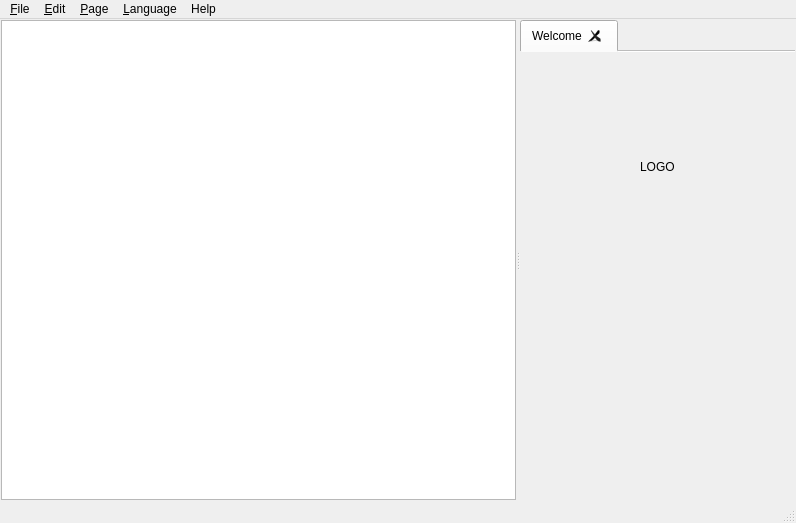
<?xml version="1.0" encoding="UTF-8"?>
<ui version="4.0">
 <class>MainWindow</class>
 <widget class="QMainWindow" name="MainWindow">
  <property name="geometry">
   <rect>
    <x>0</x>
    <y>0</y>
    <width>796</width>
    <height>523</height>
   </rect>
  </property>
  <property name="windowTitle">
   <string>Templates editor</string>
  </property>
  <widget class="QWidget" name="centralwidget">
   <layout class="QHBoxLayout" name="horizontalLayout_5">
    <property name="margin">
     <number>1</number>
    </property>
    <item>
     <widget class="QSplitter" name="splitter">
      <property name="orientation">
       <enum>Qt::Horizontal</enum>
      </property>
      <widget class="MainTreeView" name="mainTreeView">
       <property name="contextMenuPolicy">
        <enum>Qt::CustomContextMenu</enum>
       </property>
       <property name="acceptDrops">
        <bool>true</bool>
       </property>
       <property name="editTriggers">
        <set>QAbstractItemView::EditKeyPressed</set>
       </property>
       <property name="dragEnabled">
        <bool>true</bool>
       </property>
       <property name="dragDropMode">
        <enum>QAbstractItemView::DragDrop</enum>
       </property>
       <property name="sortingEnabled">
        <bool>true</bool>
       </property>
       <property name="animated">
        <bool>true</bool>
       </property>
      </widget>
      <widget class="QTabWidget" name="tabWidget">
       <property name="currentIndex">
        <number>0</number>
       </property>
       <property name="documentMode">
        <bool>true</bool>
       </property>
       <property name="tabsClosable">
        <bool>true</bool>
       </property>
       <property name="movable">
        <bool>true</bool>
       </property>
       <widget class="QWidget" name="tabWelcome">
        <attribute name="title">
         <string>Welcome</string>
        </attribute>
        <layout class="QVBoxLayout" name="verticalLayout_3">
         <item>
          <layout class="QHBoxLayout" name="horizontalLayout">
           <item>
            <spacer name="horizontalSpacer_2">
             <property name="orientation">
              <enum>Qt::Horizontal</enum>
             </property>
             <property name="sizeHint" stdset="0">
              <size>
               <width>40</width>
               <height>20</height>
              </size>
             </property>
            </spacer>
           </item>
           <item>
            <widget class="QLabel" name="img">
             <property name="text">
              <string>LOGO</string>
             </property>
            </widget>
           </item>
           <item>
            <spacer name="horizontalSpacer">
             <property name="orientation">
              <enum>Qt::Horizontal</enum>
             </property>
             <property name="sizeHint" stdset="0">
              <size>
               <width>40</width>
               <height>20</height>
              </size>
             </property>
            </spacer>
           </item>
          </layout>
         </item>
         <item>
          <widget class="QLabel" name="welcome_label">
           <property name="text">
            <string notr="true">&lt;!DOCTYPE HTML PUBLIC &quot;-//W3C//DTD HTML 4.0//EN&quot; &quot;http://www.w3.org/TR/REC-html40/strict.dtd&quot;&gt;
&lt;html&gt;&lt;head&gt;&lt;meta name=&quot;qrichtext&quot; content=&quot;1&quot; /&gt;&lt;style type=&quot;text/css&quot;&gt;
p, li { white-space: pre-wrap; }
&lt;/style&gt;&lt;/head&gt;&lt;body style=&quot; font-family:'Sans Serif'; font-size:9pt; font-weight:400; font-style:normal;&quot;&gt;
&lt;p style=&quot;-qt-paragraph-type:empty; margin-top:0px; margin-bottom:0px; margin-left:0px; margin-right:0px; -qt-block-indent:0; text-indent:0px; font-family:'Sans'; font-size:10pt;&quot;&gt;&lt;/p&gt;&lt;/body&gt;&lt;/html&gt;</string>
           </property>
           <property name="textFormat">
            <enum>Qt::RichText</enum>
           </property>
           <property name="alignment">
            <set>Qt::AlignLeading|Qt::AlignLeft|Qt::AlignTop</set>
           </property>
           <property name="wordWrap">
            <bool>true</bool>
           </property>
           <property name="openExternalLinks">
            <bool>true</bool>
           </property>
          </widget>
         </item>
        </layout>
       </widget>
      </widget>
     </widget>
    </item>
   </layout>
  </widget>
  <widget class="QMenuBar" name="menubar">
   <property name="geometry">
    <rect>
     <x>0</x>
     <y>0</y>
     <width>796</width>
     <height>23</height>
    </rect>
   </property>
   <widget class="QMenu" name="menu_File">
    <property name="title">
     <string>&amp;File</string>
    </property>
    <widget class="QMenu" name="menu_Special">
     <property name="title">
      <string>&amp;Special</string>
     </property>
     <addaction name="actionUpdate_syntax_coloration"/>
    </widget>
    <addaction name="action_Close"/>
    <addaction name="separator"/>
    <addaction name="menu_Special"/>
    <addaction name="action_Refresh_list"/>
    <addaction name="action_Preferences"/>
    <addaction name="separator"/>
    <addaction name="action_Logout"/>
    <addaction name="action_Quit"/>
   </widget>
   <widget class="QMenu" name="menu_Edit">
    <property name="title">
     <string>&amp;Edit</string>
    </property>
    <addaction name="actionUndo"/>
    <addaction name="actionC_ut"/>
    <addaction name="action_Copy"/>
    <addaction name="action_Paste"/>
    <addaction name="separator"/>
    <addaction name="actionFind"/>
    <addaction name="actionReplace"/>
    <addaction name="separator"/>
   </widget>
   <widget class="QMenu" name="menuPage">
    <property name="title">
     <string>&amp;Page</string>
    </property>
    <addaction name="action_NewPage"/>
    <addaction name="action_RenamePage"/>
    <addaction name="action_DeletePage"/>
    <addaction name="action_PageProperties"/>
    <addaction name="action_CompilePage"/>
    <addaction name="separator"/>
    <addaction name="action_NewTemplate"/>
    <addaction name="action_RenameTemplate"/>
    <addaction name="action_DeleteTemplate"/>
    <addaction name="action_TplProperties"/>
    <addaction name="separator"/>
    <addaction name="action_NewLanguage"/>
    <addaction name="action_ChangeLanguage"/>
    <addaction name="action_DeleteLanguage"/>
    <addaction name="separator"/>
    <addaction name="action_Save"/>
    <addaction name="separator"/>
    <addaction name="action_RenameFile"/>
    <addaction name="action_DeleteFile"/>
    <addaction name="separator"/>
    <addaction name="action_CreateDirectory"/>
    <addaction name="action_RenameDirectory"/>
    <addaction name="action_DeleteDirectory"/>
    <addaction name="separator"/>
    <addaction name="action_SaveServer"/>
    <addaction name="action_RestoreServer"/>
   </widget>
   <widget class="QMenu" name="menuHelp">
    <property name="title">
     <string>Help</string>
    </property>
    <addaction name="action_AboutTemplatesEditor"/>
    <addaction name="action_AboutQt"/>
   </widget>
   <widget class="QMenu" name="menu_Language">
    <property name="title">
     <string>&amp;Language</string>
    </property>
    <addaction name="action_English"/>
    <addaction name="action_French"/>
    <addaction name="action_Japanese"/>
   </widget>
   <addaction name="menu_File"/>
   <addaction name="menu_Edit"/>
   <addaction name="menuPage"/>
   <addaction name="menu_Language"/>
   <addaction name="menuHelp"/>
  </widget>
  <widget class="QStatusBar" name="statusbar"/>
  <action name="action_Refresh_list">
   <property name="text">
    <string>&amp;Refresh list</string>
   </property>
  </action>
  <action name="action_Quit">
   <property name="text">
    <string>&amp;Quit</string>
   </property>
   <property name="shortcut">
    <string>Ctrl+Q</string>
   </property>
  </action>
  <action name="action_TplProperties">
   <property name="checkable">
    <bool>false</bool>
   </property>
   <property name="checked">
    <bool>false</bool>
   </property>
   <property name="text">
    <string>Template Properties</string>
   </property>
   <property name="shortcut">
    <string>Ctrl+T</string>
   </property>
  </action>
  <action name="action_Save">
   <property name="text">
    <string>&amp;Save</string>
   </property>
   <property name="shortcut">
    <string>Ctrl+S</string>
   </property>
  </action>
  <action name="actionC_ut">
   <property name="text">
    <string>C&amp;ut</string>
   </property>
   <property name="shortcut">
    <string>Ctrl+X</string>
   </property>
  </action>
  <action name="action_Copy">
   <property name="text">
    <string>&amp;Copy</string>
   </property>
   <property name="shortcut">
    <string>Ctrl+C</string>
   </property>
  </action>
  <action name="action_Paste">
   <property name="text">
    <string>&amp;Paste</string>
   </property>
   <property name="shortcut">
    <string>Ctrl+V</string>
   </property>
  </action>
  <action name="actionUndo">
   <property name="text">
    <string>Undo</string>
   </property>
   <property name="shortcut">
    <string>Ctrl+Z</string>
   </property>
  </action>
  <action name="actionFind">
   <property name="text">
    <string>&amp;Find</string>
   </property>
   <property name="shortcut">
    <string>Ctrl+F</string>
   </property>
   <property name="autoRepeat">
    <bool>false</bool>
   </property>
  </action>
  <action name="actionReplace">
   <property name="text">
    <string>&amp;Replace</string>
   </property>
   <property name="shortcut">
    <string>Ctrl+Shift+R</string>
   </property>
  </action>
  <action name="action_NewPage">
   <property name="icon">
    <iconset>
     <normaloff>:/images/script__plus.png</normaloff>:/images/script__plus.png</iconset>
   </property>
   <property name="text">
    <string>&amp;New page</string>
   </property>
  </action>
  <action name="action_NewTemplate">
   <property name="icon">
    <iconset>
     <normaloff>:/images/puzzle_plus.png</normaloff>:/images/puzzle_plus.png</iconset>
   </property>
   <property name="text">
    <string>New template</string>
   </property>
  </action>
  <action name="action_DeletePage">
   <property name="icon">
    <iconset>
     <normaloff>:/images/script__minus.png</normaloff>:/images/script__minus.png</iconset>
   </property>
   <property name="text">
    <string>&amp;Delete page</string>
   </property>
  </action>
  <action name="action_PageProperties">
   <property name="checkable">
    <bool>false</bool>
   </property>
   <property name="checked">
    <bool>false</bool>
   </property>
   <property name="text">
    <string>Page &amp;Properties</string>
   </property>
   <property name="shortcut">
    <string>Ctrl+P</string>
   </property>
  </action>
  <action name="action_DeleteTemplate">
   <property name="icon">
    <iconset>
     <normaloff>:/images/puzzle_minus.png</normaloff>:/images/puzzle_minus.png</iconset>
   </property>
   <property name="text">
    <string>Delete template</string>
   </property>
  </action>
  <action name="actionUpdate_syntax_coloration">
   <property name="text">
    <string>Update syntax coloration</string>
   </property>
  </action>
  <action name="action_Close">
   <property name="text">
    <string>&amp;Close</string>
   </property>
   <property name="shortcut">
    <string>Ctrl+W</string>
   </property>
  </action>
  <action name="action_NewLanguage">
   <property name="text">
    <string>New language</string>
   </property>
  </action>
  <action name="action_DeleteLanguage">
   <property name="text">
    <string>Delete language</string>
   </property>
  </action>
  <action name="action_RenamePage">
   <property name="icon">
    <iconset>
     <normaloff>:/images/script__pencil.png</normaloff>:/images/script__pencil.png</iconset>
   </property>
   <property name="text">
    <string>Rename page</string>
   </property>
  </action>
  <action name="action_RenameTemplate">
   <property name="icon">
    <iconset>
     <normaloff>:/images/puzzle_pencil.png</normaloff>:/images/puzzle_pencil.png</iconset>
   </property>
   <property name="text">
    <string>Rename template</string>
   </property>
  </action>
  <action name="action_RenameFile">
   <property name="icon">
    <iconset>
     <normaloff>:/images/notebook_pencil.png</normaloff>:/images/notebook_pencil.png</iconset>
   </property>
   <property name="text">
    <string>Rename file</string>
   </property>
  </action>
  <action name="action_DeleteFile">
   <property name="icon">
    <iconset>
     <normaloff>:/images/notebook_minus.png</normaloff>:/images/notebook_minus.png</iconset>
   </property>
   <property name="text">
    <string>Delete file</string>
   </property>
  </action>
  <action name="action_RenameDirectory">
   <property name="icon">
    <iconset>
     <normaloff>:/images/folder__pencil.png</normaloff>:/images/folder__pencil.png</iconset>
   </property>
   <property name="text">
    <string>Rename directory</string>
   </property>
  </action>
  <action name="action_DeleteDirectory">
   <property name="icon">
    <iconset>
     <normaloff>:/images/folder__minus.png</normaloff>:/images/folder__minus.png</iconset>
   </property>
   <property name="text">
    <string>Delete directory</string>
   </property>
  </action>
  <action name="action_ChangeLanguage">
   <property name="text">
    <string>Change language</string>
   </property>
  </action>
  <action name="action_CreateDirectory">
   <property name="icon">
    <iconset>
     <normaloff>:/images/folder__plus.png</normaloff>:/images/folder__plus.png</iconset>
   </property>
   <property name="text">
    <string>Create directory</string>
   </property>
  </action>
  <action name="action_Logout">
   <property name="text">
    <string>Logout</string>
   </property>
  </action>
  <action name="action_SaveServer">
   <property name="text">
    <string>Save server</string>
   </property>
  </action>
  <action name="action_AboutTemplatesEditor">
   <property name="text">
    <string>About Templates Editor</string>
   </property>
   <property name="menuRole">
    <enum>QAction::AboutRole</enum>
   </property>
  </action>
  <action name="action_AboutQt">
   <property name="text">
    <string>About Qt</string>
   </property>
   <property name="menuRole">
    <enum>QAction::AboutQtRole</enum>
   </property>
  </action>
  <action name="action_RestoreServer">
   <property name="text">
    <string>Restore server</string>
   </property>
  </action>
  <action name="action_Preferences">
   <property name="text">
    <string>Preferences</string>
   </property>
   <property name="menuRole">
    <enum>QAction::PreferencesRole</enum>
   </property>
  </action>
  <action name="action_CompilePage">
   <property name="text">
    <string>Compile page</string>
   </property>
  </action>
  <action name="action_English">
   <property name="checkable">
    <bool>true</bool>
   </property>
   <property name="text">
    <string notr="true">&amp;English</string>
   </property>
  </action>
  <action name="action_French">
   <property name="checkable">
    <bool>true</bool>
   </property>
   <property name="text">
    <string notr="true">&amp;Français</string>
   </property>
  </action>
  <action name="action_Japanese">
   <property name="checkable">
    <bool>true</bool>
   </property>
   <property name="text">
    <string notr="true">日本語</string>
   </property>
  </action>
 </widget>
 <customwidgets>
  <customwidget>
   <class>MainTreeView</class>
   <extends>QTreeView</extends>
   <header>MainTreeView.hpp</header>
  </customwidget>
 </customwidgets>
 <resources/>
 <connections>
  <connection>
   <sender>action_Quit</sender>
   <signal>triggered()</signal>
   <receiver>MainWindow</receiver>
   <slot>close()</slot>
   <hints>
    <hint type="sourcelabel">
     <x>-1</x>
     <y>-1</y>
    </hint>
    <hint type="destinationlabel">
     <x>397</x>
     <y>261</y>
    </hint>
   </hints>
  </connection>
 </connections>
</ui>
